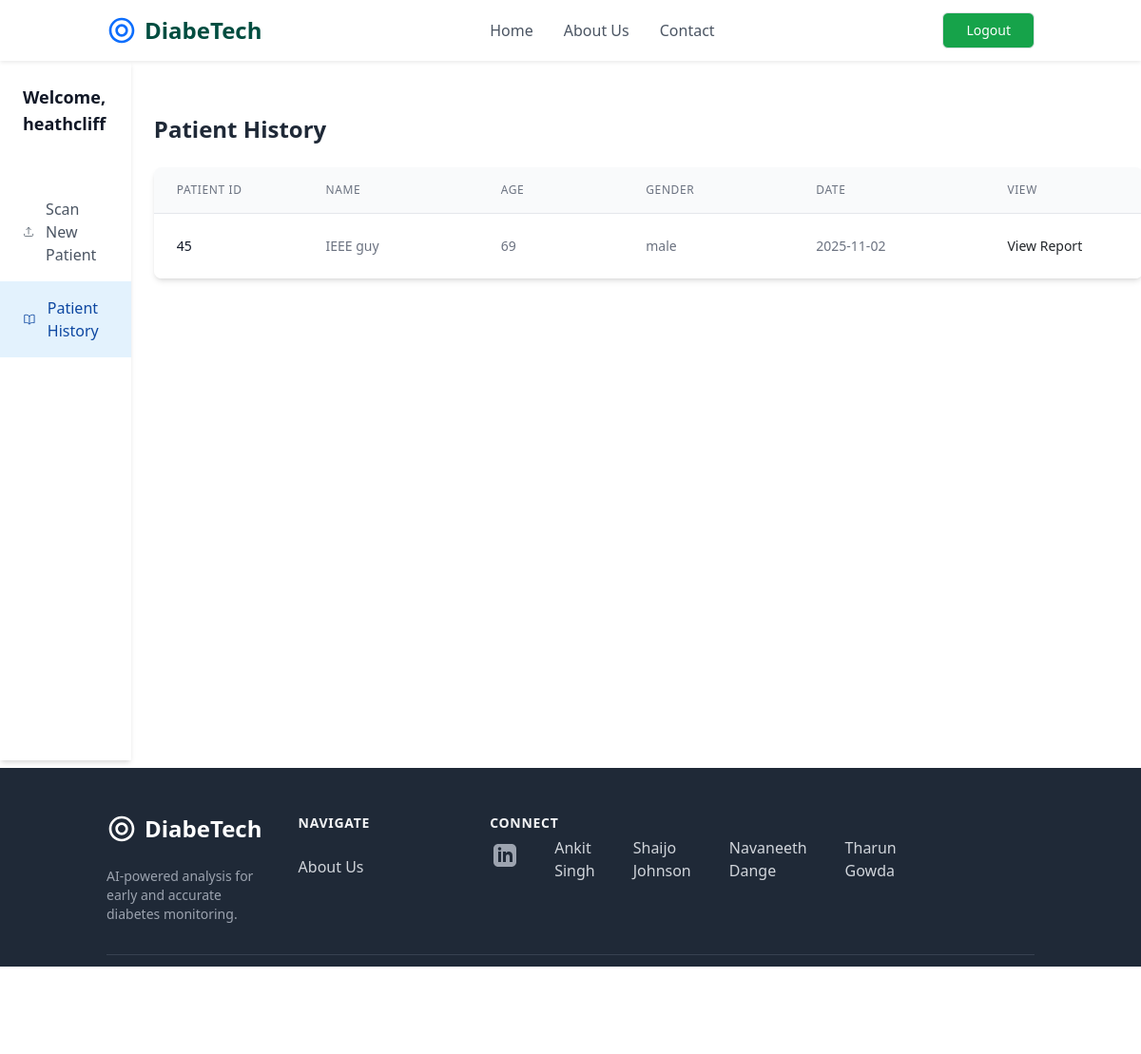
The page /patienthistory (signed in) on the database as committed earlier.
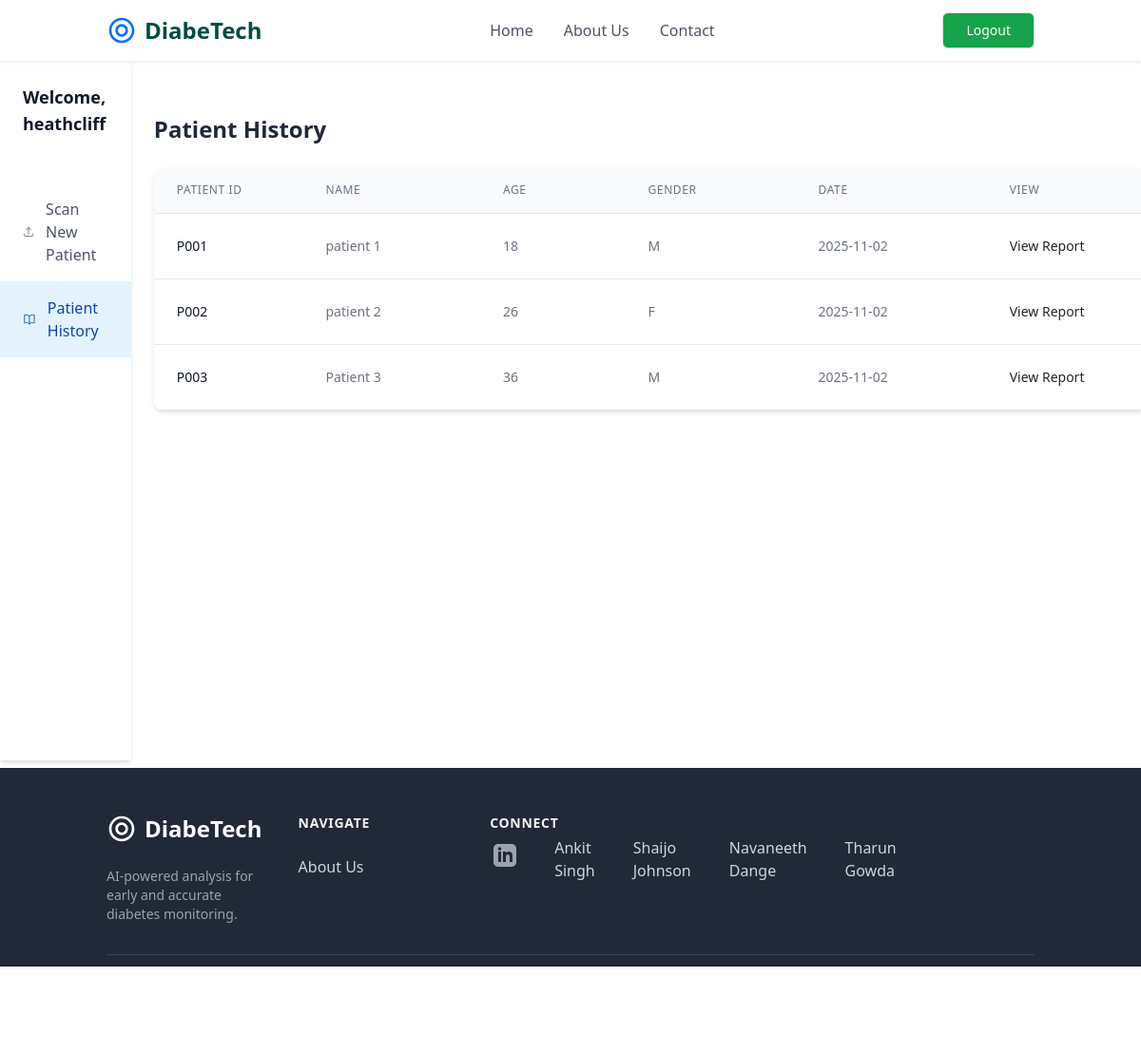
The same page on the database as committed later.
### retinopathy/modules.py (models this page shows, shortened)
class User(db.Model, UserMixin):
    id = db.Column(db.Integer, primary_key = True)
    username = db.Column(db.String(20), unique = True, nullable = False)
    email = db.Column(db.String(120), unique = True, nullable = False)
    password = db.Column(db.String(60), nullable = False)
    patients = db.relationship('Patient', backref = 'doctor', lazy = True)

class Patient(db.Model):
    patient_id = db.Column(db.String(20), unique = True, nullable = False, primary_key = True)
    name = db.Column(db.String(100), nullable = False)
    age = db.Column(db.Integer, nullable = False)
    sex = db.Column(db.String(10), nullable = False)
    RightEye_image_file = db.Column(db.String(100), nullable = False, default = 'default.jpg')
    LeftEye_image_file = db.Column(db.String(100), nullable = False, default = 'default.jpg')
    RightEye_diagnosis = db.Column(db.String(200), nullable = False)
    LeftEye_diagnosis = db.Column(db.String(200), nullable = False)
    date_uploaded = db.Column(db.DateTime, nullable = False, default = datetime.utcnow)
    user_id = db.Column(db.Integer, db.ForeignKey('user.id'), nullable = False)
    processed_RightEye_image_file = db.Column(db.String(100), nullable = True)
    processed_LeftEye_image_file = db.Column(db.String(100), nullable = True)
    RightEye_prediction = db.Column(db.Integer, nullable = True)
    LeftEye_prediction = db.Column(db.Integer, nullable = True)

### retinopathy/routes.py (the view)
@app.route('/patienthistory')
@login_required
def patient_history():
    patients = Patient.query.filter_by(user_id=current_user.id).all()
    return render_template('patienthistory.html', patients=patients)

### retinopathy/modules.py (called while the page is built)
@login_manager.user_loader
def load_user(user_id):
    return User.query.get(int(user_id))

### retinopathy/templates/patienthistory.html (shortened to what this page needs)
{% extends "layout.html" %}
{% block content %}
<div class="flex h-screen" style="height: calc(100vh - 64px);">
            <aside class="w-64 bg-white shadow-md hidden md:block">
                <div class="py-4 px-6">
                    <h2 class="text-lg font-semibold text-gray-900">Welcome, {{ current_user.username }}</h2>
                </div>
                <nav class="mt-6">
                    <a href="{{ url_for('analyze_image') }}" data-page="scan-patient" class="flex items-center px-6 py-3 text-gray-600 hover:bg-gray-100">
                        <svg class="h-6 w-6" xmlns="http://www.w3.org/2000/svg" fill="none" viewBox="0 0 24 24" stroke-width="1.5" stroke="currentColor"><path stroke-linecap="round" stroke-linejoin="round" d="M3 16.5v2.25A2.25 2.25 0 005.25 21h13.5A2.25 2.25 0 0021 18.75V16.5m-13.5-9L12 3m0 0l4.5 4.5M12 3v13.5" /></svg>
                        <span class="ml-3">Scan New Patient</span>
                    </a>
                    <a href="{{ url_for('patient_history') }}" data-page="patient-list" class="flex items-center px-6 py-3 bg-secondary-light text-secondary-dark font-medium">
                        <span class="ml-3">Patient History</span>
                    </a>
                </nav>
            </aside>
<div class="p-4 md:p-8">
    <main>
        <div class="mt-8">
            <h2 class="text-2xl font-semibold text-gray-800 mb-4">Patient History</h2>
                <div class="mt-6 bg-white shadow-md rounded-lg overflow-hidden">
                    <table class="min-w-max divide-y divide-gray-200">
                        <thead class="bg-gray-50">
                            <tr>
                                <th scope="col" class="px-6 py-3 text-left text-xs font-medium text-gray-500 uppercase tracking-wider">Patient ID</th>
                                <th scope="col" class="px-16 py-3 text-left text-xs font-medium text-gray-500 uppercase tracking-wider">Name</th>
                                <th scope="col" class="px-16 py-3 text-left text-xs font-medium text-gray-500 uppercase tracking-wider">Age</th>
                                <th scope="col" class="px-16 py-3 text-left text-xs font-medium text-gray-500 uppercase tracking-wider">Gender</th>
                                <th scope="col" class="px-16 py-3 text-left text-xs font-medium text-gray-500 uppercase tracking-wider">Date</th>
                                <th scope="col" class="px-16 py-3 text-left text-xs font-medium text-gray-500 uppercase tracking-wider">View</th>
                            </tr>
                        </thead>
                        <tbody class="bg-white divide-y divide-gray-200">
                        {% for patient in patients %}
                            <tr>
                                <td class="px-6 py-4 whitespace-nowrap text-sm font-medium text-gray-900">{{ patient.patient_id }}</td>
                                <td class="px-16 py-4 whitespace-nowrap text-sm text-gray-500">{{ patient.name }}</td>
                                <td class="px-16 py-4 whitespace-nowrap text-sm text-gray-500">{{ patient.age }}</td>
                                <td class="px-16 py-4 whitespace-nowrap text-sm text-gray-500">{{ patient.sex }}</td>
                                <td class="px-16 py-4 whitespace-nowrap text-sm text-gray-500">{{ patient.date_uploaded.strftime('%Y-%m-%d') }}
                                <td class="px-16 py-4 whitespace-nowrap text-right text-sm font-medium">
                                    <a href="{{ url_for('patient_report', patient_id=patient.patient_id) }}" class="text-secondary-DEFAULT hover:text-secondary-dark">View Report</a>
                                </td>
                            </tr>
                        {% endfor %}
                        </tbody>
                    </table>
                </div>
            </div>
        </main>
    </div>
{% endblock content %}

### retinopathy/templates/layout.html (shortened to what this page needs)
<!DOCTYPE html>
<html lang="en">
<head>
    <script src="https://cdn.tailwindcss.com"></script>
    <link href="https://cdn.jsdelivr.net/npm/bootstrap@5.1.3/dist/css/bootstrap.min.css" rel="stylesheet">
</head>
<body>
        <header class="bg-white shadow-sm sticky top-0 z-50">
            <nav class="container mx-auto px-4 sm:px-6 lg:px-8">
                <div class="flex justify-between items-center h-16">
                    <a href="{{ url_for('home') }}" data-page="home" class="flex-shrink-0 flex items-center">
                        <span class="ml-2 text-2xl font-bold text-primary-dark">DiabeTech</span>
                    </a>
                    <div class="hidden md:flex md:items-center md:space-x-8">
                        <a href="{{ url_for('home') }}" data-page="home" class="font-medium text-gray-600 hover:text-primary transition">Home</a>
                        <a href="{{ url_for('about') }}" data-page="about" class="font-medium text-gray-600 hover:text-primary transition">About Us</a>
                        <a href="#main-footer" data-page="contact" class="font-medium text-gray-600 hover:text-primary transition">Contact</a>
                    </div>
                     {% if not current_user.is_authenticated %}
                     <div class="flex  justify-center gap-10 ">
                        <a href="{{ url_for('login') }}" data-page="patient-list" class="hidden md:inline-flex px-4 py-2 border border-transparent text-sm font-medium rounded-md text-white bg-green-600 hover:bg-green-900 transition hover:scale-105">
                            Login
                        </a>
                        <a href="{{ url_for('register') }}" data-page="patient-list" class="hidden md:inline-flex px-4 py-2 border border-transparent text-sm font-medium rounded-md text-white bg-green-600 hover:bg-green-900 transition hover:scale-105">
                             Register
                        </a>
                    </div>
                    {% else %}
                        <a href="{{ url_for('logout') }}" class="hidden md:inline-flex items-center px-4 py-2 border border-transparent text-sm font-medium rounded-md text-white bg-green-600 hover:bg-green-900 transition hover:scale-105">
                            Logout
                        </a>
                    {% endif %}
            </nav>
        </header>
        <main>
            {% block content %}{% endblock %}
        </main>
        <footer id="main-footer" class="bg-gray-800 text-gray-300 mt-2">
            <div class="container mx-auto px-4 sm:px-6 lg:px-8 py-12">
                <div class="grid grid-cols-2 md:grid-cols-4 lg:grid-cols-5 gap-8">
                    <div class="col-span-2 lg:col-span-1">
                        <div class="flex items-center">
                            <span class="ml-2 text-2xl font-bold text-white">DiabeTech</span>
                        </div>
                        <p class="mt-4 text-sm text-gray-400">AI-powered analysis for early and accurate diabetes monitoring.</p>
                    </div>
                    <div>
                        <h3 class="text-sm font-semibold text-gray-100 tracking-wider uppercase">Navigate</h3>
                        <ul class="mt-4 space-y-2">
                            <li><a href="{{ url_for('about') }}" data-page="about" class="text-base text-gray-300 hover:text-white">About Us</a></li>
                    </div>
                    <div>
                        <h3 class="text-sm font-semibold text-gray-100 tracking-wider uppercase">Connect</h3>
                        <div class="flex gap-10 mt-1 pl-1 ">
                            <a class="text-gray-400 hover:text-white">
                                <a href="https://www.linkedin.com/in/ankit-singh-a16a51334?utm_source=share&utm_campaign=share_via&utm_content=profile&utm_medium=android_app" class="block">Ankit Singh</a>
                                <a href="https://www.linkedin.com/in/shaijo-johnson-698a42334?utm_source=share&utm_campaign=share_via&utm_content=profile&utm_medium=android_app" class="block">Shaijo Johnson</a>
                                <a href="https://www.linkedin.com/in/h-navaneeth-dange-7b820b330?utm_source=share&utm_campaign=share_via&utm_content=profile&utm_medium=android_app" class="block">Navaneeth Dange</a>
                                <a href="https://www.linkedin.com/in/tharun-944249366?utm_source=share&utm_campaign=share_via&utm_content=profile&utm_medium=android_app" class="block">Tharun Gowda</a>
                            </a>
                        </div>
                    </div>
                </div>
                <div class="mt-8 border-t border-gray-700 pt-8 text-center">
                    <p class="text-base text-gray-400">&copy; 2025 DiabeTech. All rights reserved.</p>
                </div>
            </div>
        </footer>
    </body>

Rows that differ between the two databases and show on the page:
removed Patient: patient_id "45", name "IEEE guy", age "69", sex "male", date_uploaded "2025-11-02"
added Patient: patient_id "P001", name "patient 1", age "18", sex "M", date_uploaded "2025-11-02"
added Patient: patient_id "P002", name "patient 2", age "26", sex "F", date_uploaded "2025-11-02"
added Patient: patient_id "P003", name "Patient 3", age "36", sex "M", date_uploaded "2025-11-02"
